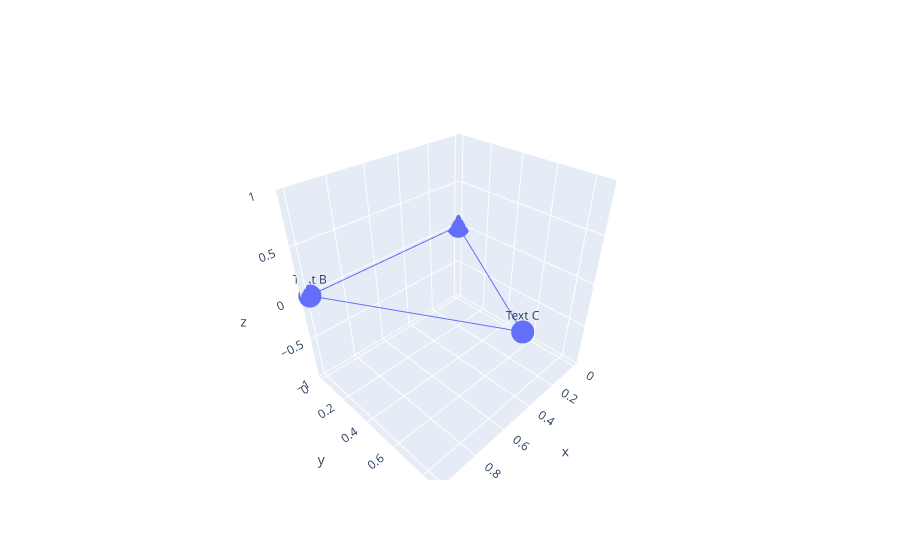

The code cell stored with this chart in its notebook:
### Code cell
fig = go.Figure()

fig.add_trace(go.Scatter3d(
    x=[0, 1, 0.5,0],
    y=[0, 0, 0.5*math.sqrt(3),0],
    z=[0,0,0,0],
    mode="lines+markers+text",
    name="Lines, Markers and Text",
    text=["Text A", "Text B", "Text C"],
    textposition="top center"
))
fig.update_layout(xaxis_showgrid=False, yaxis_showgrid=False)

### Figure 1 — Plotly figure (JSON) as saved in the notebook; plotly's stock layout.template omitted (floating-point values rounded to 4 significant figures)
{"data": [{"mode": "lines+markers+text", "name": "Lines, Markers and Text", "text": ["Text A", "Text B", "Text C"], "textposition": "top center", "type": "scatter3d", "x": [0, 1, 0.5, 0], "y": [0, 0, 0.866, 0], "z": [0, 0, 0, 0]}], "layout": {"xaxis": {"showgrid": false}, "yaxis": {"showgrid": false}}}
